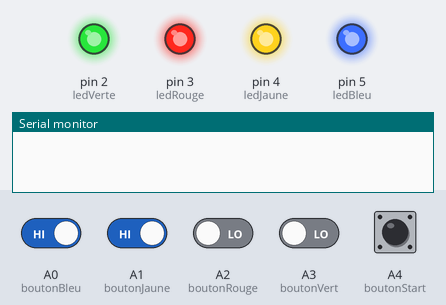
A sketch run on a simulated Arduino Uno, built with avr-gcc and run on an emulated ATmega328P. Shown: output pins drawn as LEDs (lit = HIGH), the last lines printed to the serial monitor. Inputs (shaded band) come from the test bench; at power-on: A0 (boutonBleu), A1 (boutonJaune), A4 (boutonStart) HIGH, A2 (boutonRouge), A3 (boutonVert) LOW. Random numbers use the default seed unless the sketch sets one.

Above: at 1.2 s.
1.3 s: A4 (boutonStart) pulled LOW for 0.15 s
At 2.1 s:
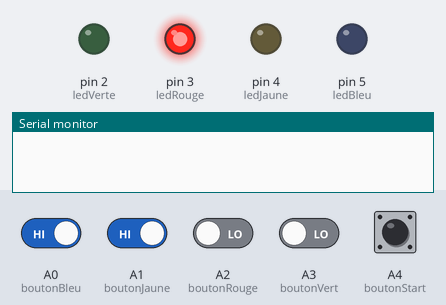
At 2.8 s:
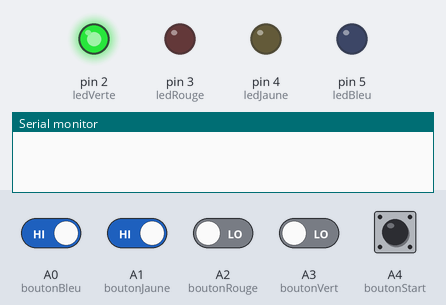
4.4 s: A4 (boutonStart) pulled LOW for 1 s
At 8.0 s:
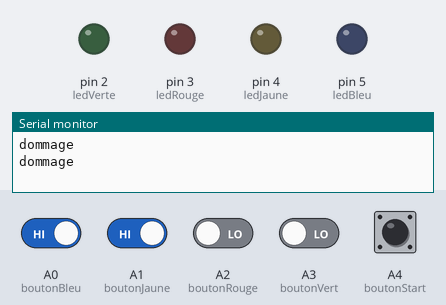
8.3 s: A0 (boutonBleu) driven LOW and A4 (boutonStart) driven LOW
At 9.6 s:
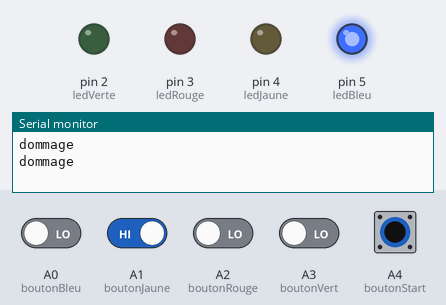
11.3 s: A0 (boutonBleu) driven HIGH
14.3 s: A1 (boutonJaune) driven LOW
17.3 s: A0 (boutonBleu) driven LOW and A1 (boutonJaune) driven HIGH and A2 (boutonRouge) driven HIGH and A3 (boutonVert) driven HIGH and A4 (boutonStart) driven HIGH
Timing chart, 0 to 21.3 s (numbered marks = the images above; inputs shaded):
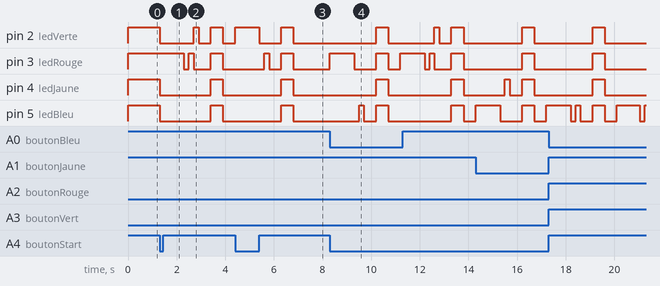

The sketch:

cadenas_simon.ino
```cpp
#include <SoftwareSerial.h>

const int MAX_LEVEL = 6;
int sequence[MAX_LEVEL];
int your_sequence[MAX_LEVEL];
int level = 1;

int velocity = 1000;
int boutonStart = A4;
int boutonBleu = A0;
int boutonJaune = A1;
int boutonRouge = A2;
int boutonVert = A3;
int ledBleu = 5;
int ledJaune = 4;
int ledRouge = 3;
int ledVerte = 2;

void setup() {
  Serial.begin(9600);
  //set up boutons
  pinMode(boutonBleu, INPUT);
  pinMode(boutonJaune, INPUT);
  pinMode(boutonRouge, INPUT);
  pinMode(boutonVert, INPUT);

  //set up led
  pinMode(ledBleu, OUTPUT);
  pinMode(ledJaune, OUTPUT);
  pinMode(ledRouge, OUTPUT);
  pinMode(ledVerte, OUTPUT);

  //allume toutes les leds
  digitalWrite(ledBleu, HIGH);
  digitalWrite(ledJaune, HIGH);
  digitalWrite(ledRouge, HIGH);
  digitalWrite(ledVerte, HIGH);
}

void loop(){
  if (level == 1){
    //génère une séquence
    generate_sequence();
  }
  //Si on appuis sur le bouton lance la séquence ou si on a gagné le lvl d'avant
  if (digitalRead(boutonStart) == LOW || level != 1){
    //montre la séquence
    show_sequence();
    //enregistre ta séquence
    get_sequence();
  }
}

void show_sequence(){
  //éteint toutes les leds
  digitalWrite(ledBleu, LOW);
  digitalWrite(ledJaune, LOW);
  digitalWrite(ledRouge, LOW);
  digitalWrite(ledVerte, LOW);

  //montre la séquence
  for (int i = 0; i < level; i++){
    digitalWrite(sequence[i], HIGH);
    delay(velocity);
    digitalWrite(sequence[i], LOW);
    delay(200);
  }
}

void get_sequence(){
  //indique si la séquence est correct
  int flag = 0;

  for (int i = 0; i < level; i++){
    flag = 0;
    while(flag == 0){
      if (digitalRead(boutonBleu) == LOW){
        digitalWrite(ledBleu, HIGH);
        your_sequence[i] = 5;
        flag = 1;
        delay(200);
        if (your_sequence[i] != sequence[i]){
          wrong_sequence();
          return;
        }
      digitalWrite(ledBleu, LOW);
      }

      if (digitalRead(boutonJaune) == LOW){
        digitalWrite(ledJaune, HIGH);
        your_sequence[i] = 4;
        flag = 1;
        delay(200);
        if (your_sequence[i] != sequence[i]){
          wrong_sequence();
          return;
        }
      digitalWrite(ledJaune, LOW);
      }

      if (digitalRead(boutonRouge) == LOW){
        digitalWrite(ledRouge, HIGH);
        your_sequence[i] = 3;
        flag = 1;
        delay(200);
        if (your_sequence[i] != sequence[i]){
         wrong_sequence();
         return;
        }
        digitalWrite(ledRouge, LOW);
      }

      if (digitalRead(boutonVert) == LOW){
        digitalWrite(ledVerte, HIGH);
        your_sequence[i] = 2;
        flag = 1;
        delay(200);
        if (your_sequence[i] != sequence[i]){
          wrong_sequence();
          return;
        }
        digitalWrite(ledVerte, LOW);
      }

    }
  }
  right_sequence();
}

void generate_sequence(){
  //générer une sequence aléatoire
  randomSeed(millis());
  for (int i = 0; i < MAX_LEVEL; i++){
    sequence[i] = random(2,6);
  }
}

void wrong_sequence(){
  /*for (int i = 0; i < 3; i++){
    digitalWrite(2, HIGH);
    digitalWrite(3, HIGH);
    digitalWrite(4, HIGH);
    digitalWrite(5, HIGH);
    delay(250);
    digitalWrite(2, LOW);
    digitalWrite(3, LOW);
    digitalWrite(4, LOW);
    digitalWrite(5, LOW);
    delay(250);
  }*/

  //Son défaite
  Serial.println("dommage");
  //Retour départ
  digitalWrite(ledBleu, LOW);
  digitalWrite(ledJaune, LOW);
  digitalWrite(ledRouge, LOW);
  digitalWrite(ledVerte, LOW);
  delay(500);

  digitalWrite(ledBleu, HIGH);
  digitalWrite(ledJaune, HIGH);
  digitalWrite(ledRouge, HIGH);
  digitalWrite(ledVerte, HIGH);
  delay(500);

  digitalWrite(ledBleu, LOW);
  digitalWrite(ledJaune, LOW);
  digitalWrite(ledRouge, LOW);
  digitalWrite(ledVerte, LOW);
  delay(500);

  level = 1;
  velocity = 1000;

}

void right_sequence(){
  /*digitalWrite(2, LOW);
  digitalWrite(3, LOW);
  digitalWrite(4, LOW);
  digitalWrite(5, LOW);
  delay(250);

  digitalWrite(2, HIGH);
  digitalWrite(3, HIGH);
  digitalWrite(4, HIGH);
  digitalWrite(5, HIGH);
  delay(500);

  digitalWrite(2, LOW);
  digitalWrite(3, LOW);
  digitalWrite(4, LOW);
  digitalWrite(5, LOW);
  delay(500);*/

  if (level < MAX_LEVEL){
    //led clignotes
    digitalWrite(ledBleu, LOW);
    digitalWrite(ledJaune, LOW);
    digitalWrite(ledRouge, LOW);
    digitalWrite(ledVerte, LOW);
    delay(500);

    digitalWrite(ledBleu, HIGH);
    digitalWrite(ledJaune, HIGH);
    digitalWrite(ledRouge, HIGH);
    digitalWrite(ledVerte, HIGH);
    delay(500);

    digitalWrite(ledBleu, LOW);
    digitalWrite(ledJaune, LOW);
    digitalWrite(ledRouge, LOW);
    digitalWrite(ledVerte, LOW);
    delay(500);
    Serial.println("encore un effort");
    level++;
  }

  //Condition de voctoire (j'ai ajouté)
  if (level == MAX_LEVEL){
    //led clignote 3 fois;
    for (int i = 0; i < 3; i++){
      digitalWrite(ledBleu, HIGH);
      digitalWrite(ledJaune, HIGH);
      digitalWrite(ledRouge, HIGH);
      digitalWrite(ledVerte, HIGH);
      delay(250);

      digitalWrite(ledBleu, LOW);
      digitalWrite(ledJaune, LOW);
      digitalWrite(ledRouge, LOW);
      digitalWrite(ledVerte, LOW);
      delay(250);
    }

    //Son de victoire
    //Déclanche le moteur
    Serial.println("gg bro");
  }
  //Augmente la difficulté
  velocity -= 50;
}
```

Measured:
- after the input at 1.3 s, pin 2 (ledVerte): goes LOW 1.4 s, HIGH 0.20 s, LOW 0.50 s, HIGH 0.50 s, then LOW, starting at once; pin 3 (ledRouge): goes LOW 0.20 s, HIGH 0.20 s, LOW 0.70 s, HIGH 0.50 s, then LOW, starting after 1.0 s; pin 4 (ledJaune), pin 5 (ledBleu): HIGH → LOW at once, → HIGH 2.1 s later, → LOW 0.50 s later
- after the input at 4.4 s, pin 2 (ledVerte): LOW → HIGH at once, → LOW 1.0 s later, → HIGH 0.90 s later, → LOW 0.50 s later; pin 3 (ledRouge): LOW → HIGH after 1.2 s, → LOW 0.20 s later, → HIGH 0.50 s later, → LOW 0.50 s later; pin 4 (ledJaune), pin 5 (ledBleu): LOW → HIGH after 1.9 s, → LOW 0.50 s later
- after the input at 8.3 s, pin 2 (ledVerte), pin 4 (ledJaune): LOW → HIGH after 1.9 s, → LOW 0.50 s later; pin 3 (ledRouge): goes HIGH 1.0 s, LOW 0.90 s, HIGH 0.50 s, LOW 0.50 s, then HIGH, starting at once; pin 5 (ledBleu): LOW → HIGH after 1.2 s, → LOW 0.20 s later, → HIGH 0.50 s later, → LOW 0.50 s later
